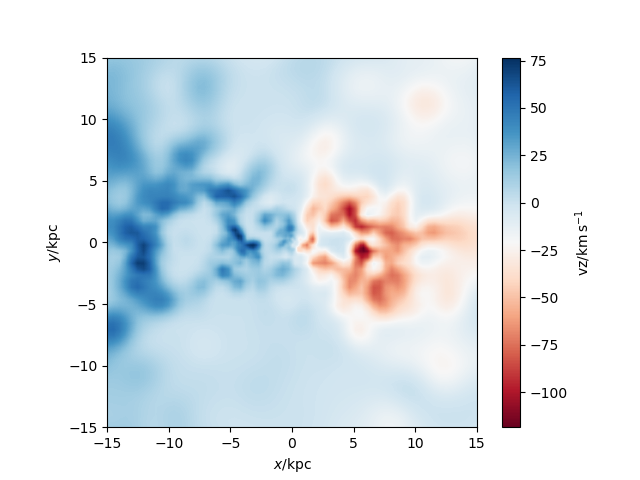

Recreate this plot in Python.
#galaxy 429 GG Gas velocity code
import pynbody
import numpy as np
import pynbody.plot.sph as sph
import matplotlib.pyplot as plt

#loading snapshot
s=pynbody.load('/mnt/data0/jillian/gguaman/r429/cosmo25p.768sg1bwK1BHe75.007779')
#s=pynbody.load('/mnt/data0/jillian/gguaman/r429/r429.007779.tipsy')

#setting to physical units
s.physical_units()

#centering halo
#pynbody.analysis.angmom.faceon(s)
pynbody.analysis.angmom.sideon(s)

#creating star velocity plot
sph.image(s.g,qty="vz",width='30 kpc',cmap="RdBu", log=False, units='km s**-1')

#function to find BH
def findBH(s):
    BHfilter=pynbody.filt.LowPass('tform',0.0)
    BH=s.stars[BHfilter]
    return BH
BH=findBH(s)
print("The number of black holes is:",len(BH))
    
#plt.show()
plt.savefig("galaxy429_GasVelGG.png")
